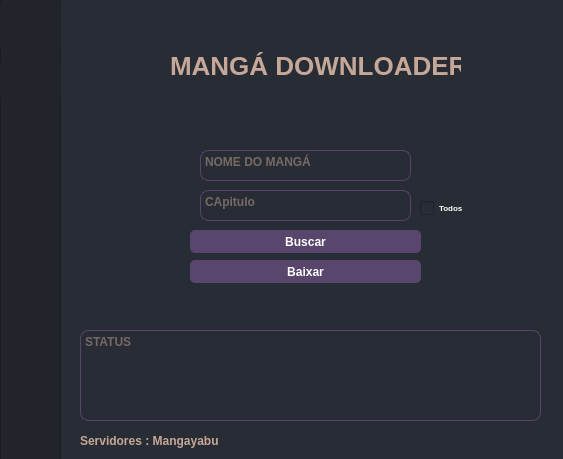
<?xml version="1.0" encoding="UTF-8"?>
<ui version="4.0">
 <class>MainWindow</class>
 <widget class="QMainWindow" name="MainWindow">
  <property name="geometry">
   <rect>
    <x>0</x>
    <y>0</y>
    <width>563</width>
    <height>459</height>
   </rect>
  </property>
  <property name="sizePolicy">
   <sizepolicy hsizetype="Fixed" vsizetype="Fixed">
    <horstretch>0</horstretch>
    <verstretch>0</verstretch>
   </sizepolicy>
  </property>
  <property name="minimumSize">
   <size>
    <width>563</width>
    <height>459</height>
   </size>
  </property>
  <property name="maximumSize">
   <size>
    <width>563</width>
    <height>459</height>
   </size>
  </property>
  <property name="windowTitle">
   <string>MainWindow</string>
  </property>
  <property name="styleSheet">
   <string notr="true">background-color: rgb(40, 44, 52)</string>
  </property>
  <widget class="QWidget" name="centralwidget">
   <widget class="QLabel" name="titulo">
    <property name="geometry">
     <rect>
      <x>170</x>
      <y>50</y>
      <width>291</width>
      <height>31</height>
     </rect>
    </property>
    <property name="styleSheet">
     <string notr="true">font-family: &quot;Exo 2 Black&quot;;
font-size: 26px;
letter-spacing: 0px;
word-spacing: 0px;
color: rgb(197, 168, 152);
font-weight: bold;
text-decoration: none;
font-style: normal;
font-variant: normal;
text-transform: uppercase;</string>
    </property>
    <property name="text">
     <string>MANGÁ DOWNLOADER</string>
    </property>
   </widget>
   <widget class="QPushButton" name="btn_buscar">
    <property name="geometry">
     <rect>
      <x>190</x>
      <y>230</y>
      <width>231</width>
      <height>23</height>
     </rect>
    </property>
    <property name="styleSheet">
     <string notr="true">font-family: 'Noto Sans JP', sans-serif;
font-size: 12px;
background-color: rgb(88, 70, 109);
color: rgb(255, 255, 255);
font-weight: bold;
text-decoration: none;
font-style: normal;
font-variant: normal;
text-transform: uppercase;
border-color: #00AA66;
border-style: solid;
border-radius: 5px;</string>
    </property>
    <property name="text">
     <string>Buscar</string>
    </property>
   </widget>
   <widget class="QPushButton" name="btn_baixar">
    <property name="geometry">
     <rect>
      <x>190</x>
      <y>260</y>
      <width>231</width>
      <height>23</height>
     </rect>
    </property>
    <property name="styleSheet">
     <string notr="true">font-family: 'Noto Sans JP', sans-serif;
font-size: 12px;
background-color: rgb(88, 70, 109);
color: rgb(255, 255, 255);
font-weight: bold;
text-decoration: none;
font-style: normal;
font-variant: normal;
text-transform: uppercase;
border-color: #00AA66;
border-style: solid;
border-radius: 5px;</string>
    </property>
    <property name="text">
     <string>Baixar</string>
    </property>
   </widget>
   <widget class="QCheckBox" name="todos_check">
    <property name="geometry">
     <rect>
      <x>420</x>
      <y>200</y>
      <width>51</width>
      <height>16</height>
     </rect>
    </property>
    <property name="styleSheet">
     <string notr="true">font-family: 'Noto Sans JP', sans-serif;
font-size: 8px;
letter-spacing: 0px;
word-spacing: 0px;
color: rgb(255, 255, 255);
font-weight: bold;
text-decoration: none;
font-style: normal;
font-variant: normal;
text-transform: uppercase;</string>
    </property>
    <property name="text">
     <string>Todos</string>
    </property>
   </widget>
   <widget class="QLabel" name="servidores">
    <property name="geometry">
     <rect>
      <x>80</x>
      <y>431</y>
      <width>171</width>
      <height>20</height>
     </rect>
    </property>
    <property name="styleSheet">
     <string notr="true">font-family: 'Noto Sans JP', sans-serif;
font-size: 12px;
letter-spacing: 0px;
word-spacing: 0px;
color: rgb(197, 168, 152);
font-weight: bold;
text-decoration: none;
font-style: normal;
font-variant: normal;
text-transform: uppercase;</string>
    </property>
    <property name="text">
     <string>Servidores : Mangayabu</string>
    </property>
   </widget>
   <widget class="QTextEdit" name="nome_txt">
    <property name="geometry">
     <rect>
      <x>200</x>
      <y>150</y>
      <width>211</width>
      <height>31</height>
     </rect>
    </property>
    <property name="styleSheet">
     <string notr="true">font-family: 'Noto Sans JP', sans-serif;
font-size: 12px;
color: rgb(197, 168, 152);
font-weight: bold;
text-decoration: none;
font-style: normal;
font-variant: normal;
text-transform: uppercase;
border: 1px solid  rgb(88, 70, 109);
border-radius: 8px;
</string>
    </property>
    <property name="placeholderText">
     <string>NOME DO MANGÁ</string>
    </property>
   </widget>
   <widget class="QFrame" name="barra_lateral">
    <property name="geometry">
     <rect>
      <x>0</x>
      <y>-10</y>
      <width>61</width>
      <height>471</height>
     </rect>
    </property>
    <property name="styleSheet">
     <string notr="true">background-color: rgb(33, 37, 43);</string>
    </property>
    <property name="frameShape">
     <enum>QFrame::StyledPanel</enum>
    </property>
    <property name="frameShadow">
     <enum>QFrame::Raised</enum>
    </property>
    <widget class="QPushButton" name="btn_main">
     <property name="geometry">
      <rect>
       <x>0</x>
       <y>10</y>
       <width>61</width>
       <height>51</height>
      </rect>
     </property>
     <property name="styleSheet">
      <string notr="true">image: url(:/icons/down_icon.png);
border-color: #00AA66;
border-style: solid;
border-radius: 5px;</string>
     </property>
     <property name="text">
      <string/>
     </property>
    </widget>
    <widget class="QPushButton" name="btn_ler">
     <property name="geometry">
      <rect>
       <x>0</x>
       <y>70</y>
       <width>61</width>
       <height>41</height>
      </rect>
     </property>
     <property name="styleSheet">
      <string notr="true">image: url(:/icons/book_icon.png);
border-color: #00AA66;
border-style: solid;
border-radius: 5px;
</string>
     </property>
     <property name="text">
      <string/>
     </property>
    </widget>
   </widget>
   <widget class="QTextEdit" name="capitulo_txt">
    <property name="geometry">
     <rect>
      <x>200</x>
      <y>190</y>
      <width>211</width>
      <height>31</height>
     </rect>
    </property>
    <property name="styleSheet">
     <string notr="true">font-family: 'Noto Sans JP', sans-serif;
font-size: 12px;
color: rgb(197, 168, 152);
font-weight: bold;
text-decoration: none;
font-style: normal;
font-variant: normal;
text-transform: uppercase;
border: 1px solid  rgb(88, 70, 109);
border-radius: 8px;</string>
    </property>
    <property name="placeholderText">
     <string>CApitulo</string>
    </property>
   </widget>
   <widget class="QTextEdit" name="status_txt">
    <property name="geometry">
     <rect>
      <x>80</x>
      <y>330</y>
      <width>461</width>
      <height>91</height>
     </rect>
    </property>
    <property name="styleSheet">
     <string notr="true">font-family: 'Noto Sans JP', sans-serif;
font-size: 12px;
color: rgb(197, 168, 152);
font-weight: bold;
text-decoration: none;
font-style: normal;
font-variant: normal;
text-transform: uppercase;
border: 1px solid  rgb(88, 70, 109);
border-radius: 8px;
</string>
    </property>
    <property name="readOnly">
     <bool>true</bool>
    </property>
    <property name="placeholderText">
     <string>STATUS</string>
    </property>
   </widget>
  </widget>
 </widget>
 <connections/>
</ui>
